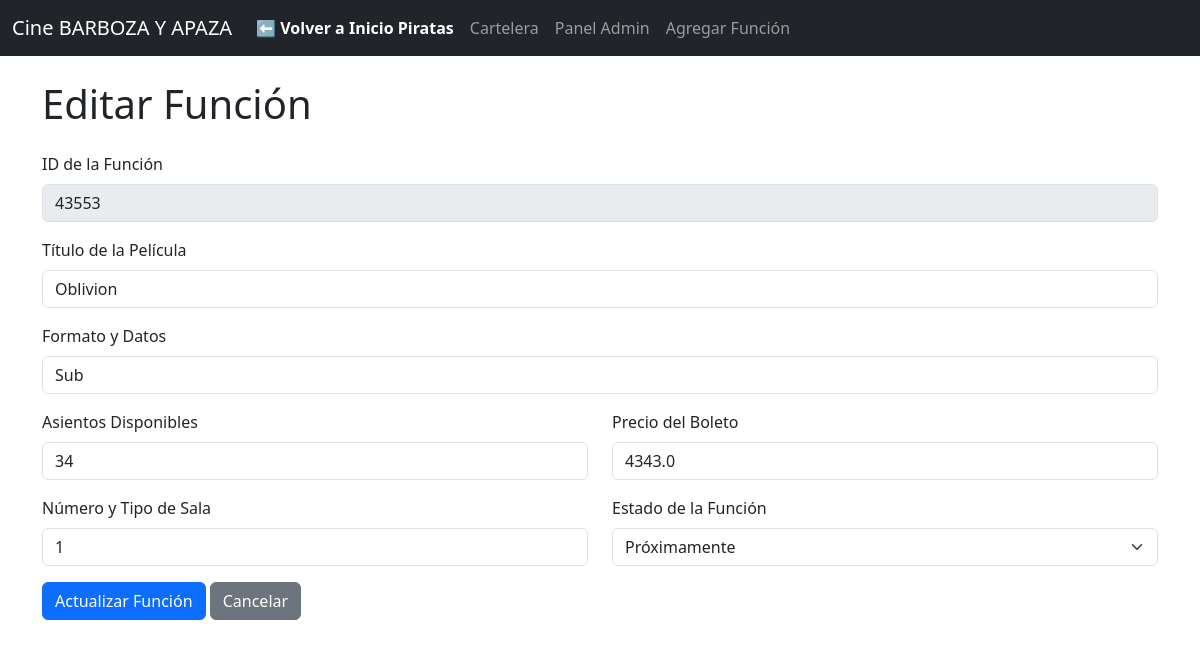
The app's page /cine/editar/43553 with its own data.
### tables this page shows
CREATE TABLE funciones (
            id_funcion TEXT PRIMARY KEY,
            titulo_pelicula TEXT NOT NULL,
            formato_datos TEXT,
            asientos_disponibles INTEGER NOT NULL,
            precio_boleto REAL NOT NULL,
            sala TEXT,
            estado_funcion TEXT NOT NULL DEFAULT 'Próximamente'
        );

### app .py (the view, shortened to what this page needs)
@app.route('/cine/editar/<id_funcion>', methods=['GET', 'POST'])
def editar(id_funcion):
    conn = get_db_connection()
    funcion = conn.execute('SELECT * FROM funciones WHERE id_funcion = ?', (id_funcion,)).fetchone()
    conn.close()
    return render_template('editar.html', funcion=funcion)

### app .py (called while the page is built)
def get_db_connection():
    conn = sqlite3.connect('cine.db')
    conn.row_factory = sqlite3.Row
    return conn

### templates/editar.html (shortened to what this page needs)
{% extends 'layout.html' %}
{% block content %}
    <h1 class="mb-4">Editar Función</h1>
    <form action="{{ url_for('editar', id_funcion=funcion.id_funcion) }}" method="post">
        <div class="mb-3">
            <label for="id_funcion" class="form-label">ID de la Función</label>
            <input type="text" class="form-control" id="id_funcion" name="id_funcion" value="{{ funcion.id_funcion }}" readonly disabled>
        </div>
        <div class="mb-3">
            <label for="titulo_pelicula" class="form-label">Título de la Película</label>
            <input type="text" class="form-control" id="titulo_pelicula" name="titulo_pelicula" value="{{ funcion.titulo_pelicula }}" required>
        </div>
        <div class="mb-3">
            <label for="formato_datos" class="form-label">Formato y Datos</label>
            <input type="text" class="form-control" id="formato_datos" name="formato_datos" value="{{ funcion.formato_datos }}">
        </div>
        <div class="row">
            <div class="col-md-6 mb-3">
                <label for="asientos_disponibles" class="form-label">Asientos Disponibles</label>
                <input type="number" class="form-control" id="asientos_disponibles" name="asientos_disponibles" value="{{ funcion.asientos_disponibles }}" required>
            </div>
            <div class="col-md-6 mb-3">
                <label for="precio_boleto" class="form-label">Precio del Boleto</label>
                <input type="number" step="0.01" class="form-control" id="precio_boleto" name="precio_boleto" value="{{ funcion.precio_boleto }}" required>
            </div>
        </div>
        <div class="row">
            <div class="col-md-6 mb-3">
                <label for="sala" class="form-label">Número y Tipo de Sala</label>
                <input type="text" class="form-control" id="sala" name="sala" value="{{ funcion.sala }}" required>
            </div>
            <div class="col-md-6 mb-3">
                <label for="estado_funcion" class="form-label">Estado de la Función</label>
                <select class="form-select" id="estado_funcion" name="estado_funcion" required>
                    <option value="Próximamente" {% if funcion.estado_funcion == 'Próximamente' %}selected{% endif %}>Próximamente</option>
                </select>
            </div>
        </div>
        <button type="submit" class="btn btn-primary">Actualizar Función</button>
       <a href="{{ url_for('gestion_cine') }}" class="btn btn-secondary">Cancelar</a>
    </form>
{% endblock %}

### records on screen
funciones: id_funcion "43553", titulo_pelicula "Oblivion", formato_datos "Sub", asientos_disponibles "34", precio_boleto "4343.0", sala "1", estado_funcion "Próximamente"
